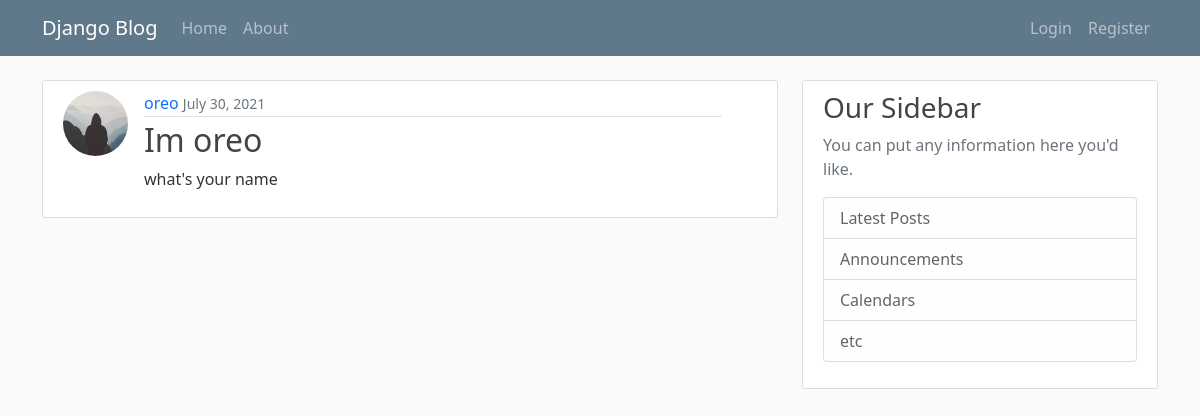
Screenshot of /post/7/ with the database file from the repository.
### blog/models.py (models this page shows, shortened)
class post (models.Model):
    title = models.CharField(max_length=100)
    content = models.TextField()
    date_posted = models.DateTimeField(default=timezone.now)
    author = models.ForeignKey(User, on_delete=models.CASCADE)

### users/models.py (models this page shows, shortened)
class Profile(models.Model):
    user = models.OneToOneField(User,on_delete=models.CASCADE)
    image = models.ImageField(default='default.jpg' , upload_to="profile_pics")

### blog/views.py (the view)
# urls.py: path('post/<int:pk>/',PostDetailView.as_view(),name='Post-View'),
class PostDetailView(DetailView):
    model = post

### blog/templates/blog/post_detail.html
{% extends 'blog/base.html' %} {% block content %}
<article class="row g-0 media content-section">
  <img
    class="col-2 rounded-circle article-img"
    src="{{object.author.profile.image.url}}"
    alt="..."
  />
  <div class="col-10 media-body">
    <div class="article-metadata">
      <a class="mr-2" href="{%url 'profile'%}">{{ object.author }}</a>
      <small class="text-muted">{{ object.date_posted|date:"F d, Y" }}</small>
    </div>
    <h2 class="article-title">{{ object.title }}</h2>
    <p class="article-content">{{ object.content }}</p>
  </div>
</article>
{% endblock content %}

### blog/static/blog/mian.css (style rules this page uses)
body { background: #fafafa; color: #333333; margin-top: 5rem; }
h1, h2, h3, h4, h5, h6 { color: #444444; }
.content-section { background: #ffffff; padding: 10px 20px; border: 1px solid #dddddd; border-radius: 3px; margin-bottom: 20px; }
.article-title { color: #444444; text-decoration: none; }
.article-content { white-space: pre-line; }
.article-img { height: 65px; width: 65px; margin-right: 16px; }
.article-metadata { padding-bottom: 1px; margin-bottom: 4px; border-bottom: 1px solid #e3e3e3; }
.article-metadata a { text-decoration: none; }

### rows the page displays
post: author.profile.image (placeholder picture), author "oreo", date_posted "July 30, 2021", title "Im oreo", content "what's your name"
